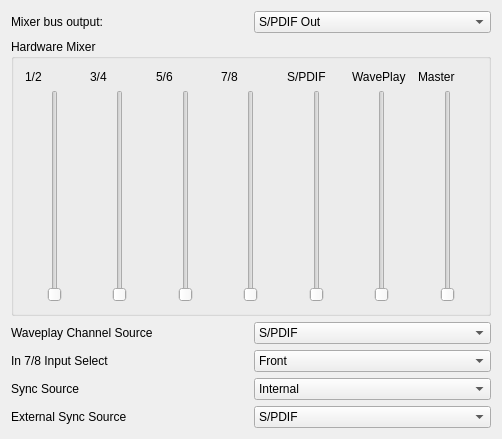
<ui version="4.0" >
 <comment>Copyright (C) 2005-2008 by Pieter Palmers
	
	This file is part of FFADO
	FFADO = Free Firewire (pro-)audio drivers for linux
	
	FFADO is based upon FreeBoB.
	
	This program is free software: you can redistribute it and/or modify
	it under the terms of the GNU General Public License as published by
	the Free Software Foundation, either version 2 of the License, or
	(at your option) version 3 of the License.
	
	This program is distributed in the hope that it will be useful,
	but WITHOUT ANY WARRANTY; without even the implied warranty of
	MERCHANTABILITY or FITNESS FOR A PARTICULAR PURPOSE.  See the
	GNU General Public License for more details.
</comment>
 <class>Phase88ControlUI</class>
 <widget class="QWidget" name="Phase88ControlUI" >
  <property name="geometry" >
   <rect>
    <x>0</x>
    <y>0</y>
    <width>502</width>
    <height>439</height>
   </rect>
  </property>
  <property name="windowTitle" >
   <string>Terratec Phase 88 Control</string>
  </property>
  <layout class="QGridLayout" >
   <item row="0" column="0" >
    <widget class="QLabel" name="textLabel1" >
     <property name="text" >
      <string>Mixer bus output:</string>
     </property>
     <property name="wordWrap" >
      <bool>false</bool>
     </property>
    </widget>
   </item>
   <item row="0" column="1" >
    <widget class="QComboBox" name="comboOutAssign" >
     <item>
      <property name="text" >
       <string>S/PDIF Out</string>
      </property>
     </item>
     <item>
      <property name="text" >
       <string>Line Out 1/2</string>
      </property>
     </item>
     <item>
      <property name="text" >
       <string>Line Out 3/4</string>
      </property>
     </item>
     <item>
      <property name="text" >
       <string>Line Out 5/6</string>
      </property>
     </item>
     <item>
      <property name="text" >
       <string>Line Out 7/8</string>
      </property>
     </item>
     <item>
      <property name="text" >
       <string>None</string>
      </property>
     </item>
    </widget>
   </item>
   <item row="1" column="0" colspan="2" >
    <widget class="QGroupBox" name="groupBox1" >
     <property name="title" >
      <string>Hardware Mixer</string>
     </property>
     <layout class="QHBoxLayout" >
      <item>
       <layout class="QGridLayout" >
        <item row="0" column="0" >
         <widget class="QLabel" name="textLabel2" >
          <property name="text" >
           <string>1/2</string>
          </property>
          <property name="wordWrap" >
           <bool>false</bool>
          </property>
         </widget>
        </item>
        <item row="0" column="1" >
         <widget class="QLabel" name="textLabel2_2" >
          <property name="text" >
           <string>3/4</string>
          </property>
          <property name="wordWrap" >
           <bool>false</bool>
          </property>
         </widget>
        </item>
        <item row="0" column="2" >
         <widget class="QLabel" name="textLabel2_3" >
          <property name="text" >
           <string>5/6</string>
          </property>
          <property name="wordWrap" >
           <bool>false</bool>
          </property>
         </widget>
        </item>
        <item row="0" column="3" >
         <widget class="QLabel" name="textLabel2_4" >
          <property name="text" >
           <string>7/8</string>
          </property>
          <property name="wordWrap" >
           <bool>false</bool>
          </property>
         </widget>
        </item>
        <item row="0" column="4" >
         <widget class="QLabel" name="textLabel2_4_2" >
          <property name="text" >
           <string>S/PDIF</string>
          </property>
          <property name="wordWrap" >
           <bool>false</bool>
          </property>
         </widget>
        </item>
        <item row="0" column="5" >
         <widget class="QLabel" name="textLabel2_4_2_2" >
          <property name="text" >
           <string>WavePlay</string>
          </property>
          <property name="wordWrap" >
           <bool>false</bool>
          </property>
         </widget>
        </item>
        <item row="0" column="6" >
         <widget class="QLabel" name="textLabel2_4_2_2_2" >
          <property name="text" >
           <string>Master</string>
          </property>
          <property name="wordWrap" >
           <bool>false</bool>
          </property>
         </widget>
        </item>
        <item row="1" column="0" >
         <widget class="QSlider" name="sldInput12" >
          <property name="sizePolicy" >
           <sizepolicy vsizetype="Expanding" hsizetype="Expanding" >
            <horstretch>0</horstretch>
            <verstretch>0</verstretch>
           </sizepolicy>
          </property>
          <property name="minimum" >
           <number>0</number>
          </property>
          <property name="maximum" >
           <number>32767</number>
          </property>
          <property name="singleStep" >
           <number>10000</number>
          </property>
          <property name="pageStep" >
           <number>1000</number>
          </property>
          <property name="orientation" >
           <enum>Qt::Vertical</enum>
          </property>
          <property name="tickInterval" >
           <number>10000</number>
          </property>
         </widget>
        </item>
        <item row="1" column="1" >
         <widget class="QSlider" name="sldInput34" >
          <property name="sizePolicy" >
           <sizepolicy vsizetype="Expanding" hsizetype="Expanding" >
            <horstretch>0</horstretch>
            <verstretch>0</verstretch>
           </sizepolicy>
          </property>
          <property name="minimum" >
           <number>0</number>
          </property>
          <property name="maximum" >
           <number>32767</number>
          </property>
          <property name="singleStep" >
           <number>10000</number>
          </property>
          <property name="pageStep" >
           <number>1000</number>
          </property>
          <property name="orientation" >
           <enum>Qt::Vertical</enum>
          </property>
          <property name="tickInterval" >
           <number>10000</number>
          </property>
         </widget>
        </item>
        <item row="1" column="2" >
         <widget class="QSlider" name="sldInput56" >
          <property name="sizePolicy" >
           <sizepolicy vsizetype="Expanding" hsizetype="Expanding" >
            <horstretch>0</horstretch>
            <verstretch>0</verstretch>
           </sizepolicy>
          </property>
          <property name="minimum" >
           <number>0</number>
          </property>
          <property name="maximum" >
           <number>32767</number>
          </property>
          <property name="singleStep" >
           <number>10000</number>
          </property>
          <property name="pageStep" >
           <number>1000</number>
          </property>
          <property name="orientation" >
           <enum>Qt::Vertical</enum>
          </property>
          <property name="tickInterval" >
           <number>10000</number>
          </property>
         </widget>
        </item>
        <item row="1" column="3" >
         <widget class="QSlider" name="sldInput78" >
          <property name="sizePolicy" >
           <sizepolicy vsizetype="Expanding" hsizetype="Expanding" >
            <horstretch>0</horstretch>
            <verstretch>0</verstretch>
           </sizepolicy>
          </property>
          <property name="minimum" >
           <number>0</number>
          </property>
          <property name="maximum" >
           <number>32767</number>
          </property>
          <property name="singleStep" >
           <number>10000</number>
          </property>
          <property name="pageStep" >
           <number>1000</number>
          </property>
          <property name="orientation" >
           <enum>Qt::Vertical</enum>
          </property>
          <property name="tickInterval" >
           <number>10000</number>
          </property>
         </widget>
        </item>
        <item row="1" column="4" >
         <widget class="QSlider" name="sldInputSPDIF" >
          <property name="sizePolicy" >
           <sizepolicy vsizetype="Expanding" hsizetype="Expanding" >
            <horstretch>0</horstretch>
            <verstretch>0</verstretch>
           </sizepolicy>
          </property>
          <property name="minimum" >
           <number>0</number>
          </property>
          <property name="maximum" >
           <number>32767</number>
          </property>
          <property name="singleStep" >
           <number>10000</number>
          </property>
          <property name="pageStep" >
           <number>1000</number>
          </property>
          <property name="orientation" >
           <enum>Qt::Vertical</enum>
          </property>
          <property name="tickInterval" >
           <number>10000</number>
          </property>
         </widget>
        </item>
        <item row="1" column="5" >
         <widget class="QSlider" name="sldInputWavePlay" >
          <property name="sizePolicy" >
           <sizepolicy vsizetype="Expanding" hsizetype="Expanding" >
            <horstretch>0</horstretch>
            <verstretch>0</verstretch>
           </sizepolicy>
          </property>
          <property name="minimum" >
           <number>0</number>
          </property>
          <property name="maximum" >
           <number>32767</number>
          </property>
          <property name="singleStep" >
           <number>10000</number>
          </property>
          <property name="pageStep" >
           <number>1000</number>
          </property>
          <property name="orientation" >
           <enum>Qt::Vertical</enum>
          </property>
          <property name="tickInterval" >
           <number>10000</number>
          </property>
         </widget>
        </item>
        <item row="1" column="6" >
         <widget class="QSlider" name="sldInputMaster" >
          <property name="sizePolicy" >
           <sizepolicy vsizetype="Expanding" hsizetype="Expanding" >
            <horstretch>0</horstretch>
            <verstretch>0</verstretch>
           </sizepolicy>
          </property>
          <property name="minimum" >
           <number>0</number>
          </property>
          <property name="maximum" >
           <number>32767</number>
          </property>
          <property name="singleStep" >
           <number>10000</number>
          </property>
          <property name="pageStep" >
           <number>1000</number>
          </property>
          <property name="orientation" >
           <enum>Qt::Vertical</enum>
          </property>
          <property name="tickInterval" >
           <number>10000</number>
          </property>
         </widget>
        </item>
       </layout>
      </item>
     </layout>
    </widget>
   </item>
   <item row="2" column="0" >
    <widget class="QLabel" name="textLabel1_2" >
     <property name="text" >
      <string>Waveplay Channel Source</string>
     </property>
     <property name="wordWrap" >
      <bool>false</bool>
     </property>
    </widget>
   </item>
   <item row="2" column="1" >
    <widget class="QComboBox" name="comboInAssign" >
     <item>
      <property name="text" >
       <string>S/PDIF</string>
      </property>
     </item>
     <item>
      <property name="text" >
       <string>CH 1/2</string>
      </property>
     </item>
     <item>
      <property name="text" >
       <string>CH 3/4</string>
      </property>
     </item>
     <item>
      <property name="text" >
       <string>CH5/6</string>
      </property>
     </item>
     <item>
      <property name="text" >
       <string>CH7/8</string>
      </property>
     </item>
    </widget>
   </item>
   <item row="3" column="0" >
    <widget class="QLabel" name="textLabel1_2_2" >
     <property name="text" >
      <string>In 7/8 Input Select</string>
     </property>
     <property name="wordWrap" >
      <bool>false</bool>
     </property>
    </widget>
   </item>
   <item row="3" column="1" >
    <widget class="QComboBox" name="comboFrontBack" >
     <item>
      <property name="text" >
       <string>Front</string>
      </property>
     </item>
     <item>
      <property name="text" >
       <string>Back</string>
      </property>
     </item>
    </widget>
   </item>
   <item row="4" column="0" >
    <widget class="QLabel" name="textLabel1_2_3_2" >
     <property name="text" >
      <string>Sync Source</string>
     </property>
     <property name="wordWrap" >
      <bool>false</bool>
     </property>
    </widget>
   </item>
   <item row="4" column="1" >
    <widget class="QComboBox" name="comboSyncSource" >
     <item>
      <property name="text" >
       <string>Internal</string>
      </property>
     </item>
     <item>
      <property name="text" >
       <string>External</string>
      </property>
     </item>
    </widget>
   </item>
   <item row="5" column="0" >
    <widget class="QLabel" name="textLabel1_2_3" >
     <property name="text" >
      <string>External Sync Source</string>
     </property>
     <property name="wordWrap" >
      <bool>false</bool>
     </property>
    </widget>
   </item>
   <item row="5" column="1" >
    <widget class="QComboBox" name="comboExtSync" >
     <item>
      <property name="text" >
       <string>S/PDIF</string>
      </property>
     </item>
     <item>
      <property name="text" >
       <string>WordClock</string>
      </property>
     </item>
    </widget>
   </item>
  </layout>
 </widget>
 <layoutdefault spacing="6" margin="11" />
 <pixmapfunction>qPixmapFromMimeSource</pixmapfunction>
 <resources/>
 <connections>
  <connection>
   <sender>comboOutAssign</sender>
   <signal>activated(int)</signal>
   <receiver>Phase88ControlUI</receiver>
   <slot>switchOutAssign(int)</slot>
   <hints>
    <hint type="sourcelabel" >
     <x>20</x>
     <y>20</y>
    </hint>
    <hint type="destinationlabel" >
     <x>20</x>
     <y>20</y>
    </hint>
   </hints>
  </connection>
  <connection>
   <sender>comboFrontBack</sender>
   <signal>activated(int)</signal>
   <receiver>Phase88ControlUI</receiver>
   <slot>switchFrontState(int)</slot>
   <hints>
    <hint type="sourcelabel" >
     <x>20</x>
     <y>20</y>
    </hint>
    <hint type="destinationlabel" >
     <x>20</x>
     <y>20</y>
    </hint>
   </hints>
  </connection>
  <connection>
   <sender>comboInAssign</sender>
   <signal>activated(int)</signal>
   <receiver>Phase88ControlUI</receiver>
   <slot>switchWaveInAssign(int)</slot>
   <hints>
    <hint type="sourcelabel" >
     <x>20</x>
     <y>20</y>
    </hint>
    <hint type="destinationlabel" >
     <x>20</x>
     <y>20</y>
    </hint>
   </hints>
  </connection>
  <connection>
   <sender>comboSyncSource</sender>
   <signal>activated(int)</signal>
   <receiver>Phase88ControlUI</receiver>
   <slot>switchSyncSource(int)</slot>
   <hints>
    <hint type="sourcelabel" >
     <x>20</x>
     <y>20</y>
    </hint>
    <hint type="destinationlabel" >
     <x>20</x>
     <y>20</y>
    </hint>
   </hints>
  </connection>
  <connection>
   <sender>comboExtSync</sender>
   <signal>activated(int)</signal>
   <receiver>Phase88ControlUI</receiver>
   <slot>switchExtSyncSource(int)</slot>
   <hints>
    <hint type="sourcelabel" >
     <x>20</x>
     <y>20</y>
    </hint>
    <hint type="destinationlabel" >
     <x>20</x>
     <y>20</y>
    </hint>
   </hints>
  </connection>
  <connection>
   <sender>sldInput12</sender>
   <signal>valueChanged(int)</signal>
   <receiver>Phase88ControlUI</receiver>
   <slot>setVolume12(int)</slot>
   <hints>
    <hint type="sourcelabel" >
     <x>20</x>
     <y>20</y>
    </hint>
    <hint type="destinationlabel" >
     <x>20</x>
     <y>20</y>
    </hint>
   </hints>
  </connection>
  <connection>
   <sender>sldInput34</sender>
   <signal>valueChanged(int)</signal>
   <receiver>Phase88ControlUI</receiver>
   <slot>setVolume34(int)</slot>
   <hints>
    <hint type="sourcelabel" >
     <x>20</x>
     <y>20</y>
    </hint>
    <hint type="destinationlabel" >
     <x>20</x>
     <y>20</y>
    </hint>
   </hints>
  </connection>
  <connection>
   <sender>sldInput56</sender>
   <signal>valueChanged(int)</signal>
   <receiver>Phase88ControlUI</receiver>
   <slot>setVolume56(int)</slot>
   <hints>
    <hint type="sourcelabel" >
     <x>20</x>
     <y>20</y>
    </hint>
    <hint type="destinationlabel" >
     <x>20</x>
     <y>20</y>
    </hint>
   </hints>
  </connection>
  <connection>
   <sender>sldInput78</sender>
   <signal>valueChanged(int)</signal>
   <receiver>Phase88ControlUI</receiver>
   <slot>setVolume78(int)</slot>
   <hints>
    <hint type="sourcelabel" >
     <x>20</x>
     <y>20</y>
    </hint>
    <hint type="destinationlabel" >
     <x>20</x>
     <y>20</y>
    </hint>
   </hints>
  </connection>
  <connection>
   <sender>sldInputMaster</sender>
   <signal>valueChanged(int)</signal>
   <receiver>Phase88ControlUI</receiver>
   <slot>setVolumeMaster(int)</slot>
   <hints>
    <hint type="sourcelabel" >
     <x>20</x>
     <y>20</y>
    </hint>
    <hint type="destinationlabel" >
     <x>20</x>
     <y>20</y>
    </hint>
   </hints>
  </connection>
  <connection>
   <sender>sldInputSPDIF</sender>
   <signal>valueChanged(int)</signal>
   <receiver>Phase88ControlUI</receiver>
   <slot>setVolumeSPDIF(int)</slot>
   <hints>
    <hint type="sourcelabel" >
     <x>20</x>
     <y>20</y>
    </hint>
    <hint type="destinationlabel" >
     <x>20</x>
     <y>20</y>
    </hint>
   </hints>
  </connection>
  <connection>
   <sender>sldInputWavePlay</sender>
   <signal>valueChanged(int)</signal>
   <receiver>Phase88ControlUI</receiver>
   <slot>setVolumeWavePlay(int)</slot>
   <hints>
    <hint type="sourcelabel" >
     <x>20</x>
     <y>20</y>
    </hint>
    <hint type="destinationlabel" >
     <x>20</x>
     <y>20</y>
    </hint>
   </hints>
  </connection>
 </connections>
</ui>
